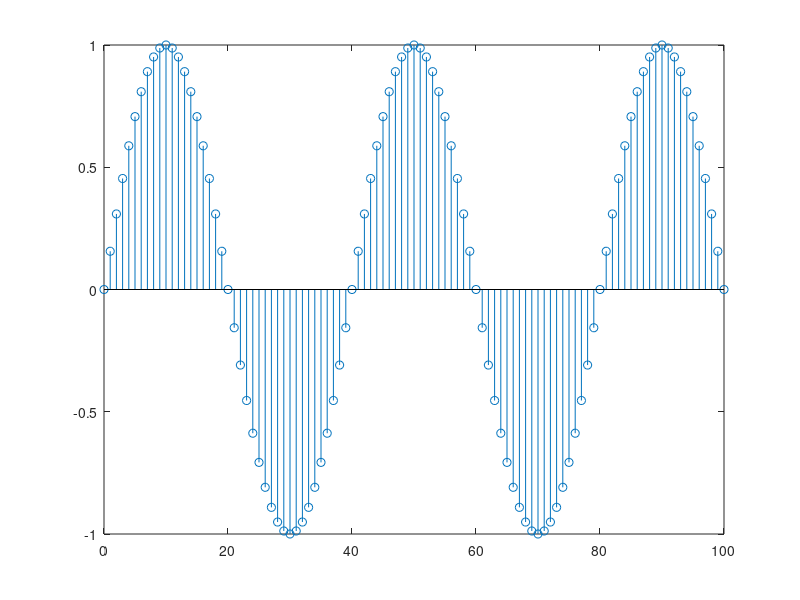
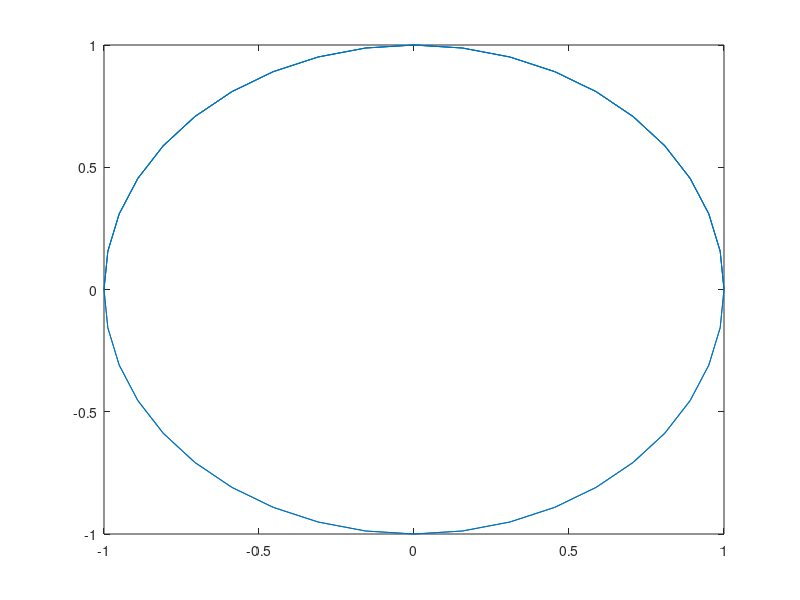

Here is the MATLAB script that generated these plots, in order:
clear all;
close all;
clc;

a = eye(5,4)
b = zeros(4,2)
% uniform
c = rand(3,2)
d = ones(3,4)
% gauss
e = randn(4,4)
f = 2*rand(1)+2
% histogram
temp = randn(1000,1)
% histogram(temp)

temp = 1:1:10

temp(3)

a(:)

a = [1 2 3];
b = [4 5 6];

a .* b
a * b'

a ./ b
a / b

a + b'
a - b'

x = randn(3,10)
x_mean = mean(x,2)
x - x_mean

n = 0:100;
x = sin(pi/20*n);
figure;
plot(n,x)
stem(n,x) %lizatkovy graf

re = cos(pi/20*n);
im = sin(pi/20*n);

figure;
plot(re, im)